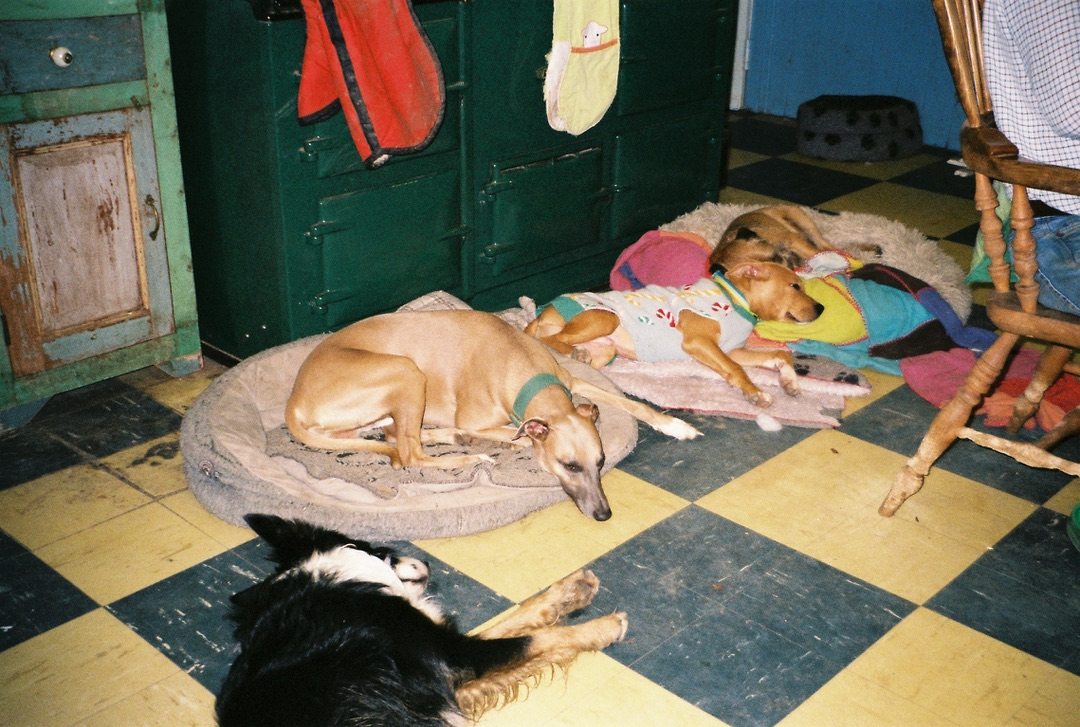
#> input picture Images/dogs.jpeg, 1080 x 727 px, found by its file name
$ jupyter execute intro.ipynb
#> lines starting #> are read from the running program, lines starting #| are printed output that depends on the picture
### Introduction Code ###

Code primarily used to demonstrate different colour encodings, and image save formats. Images are of my 4 dogs, Monty, Beanie, Balhu, and Arlo.

(No dogs were harmed in the making of this project!)

[cell 1]
# import packages
import cv2
import numpy as np
import matplotlib.pyplot as plt
import os

[cell 2]
# load image (BGR -> RGB)
image_path = "dogs.jpeg"
bgr = cv2.imread(image_path)
#> bgr is the input picture: shape (727, 1080, 3); mean B, G, R 89.8, 109.5, 116.2
rgb = cv2.cvtColor(bgr, cv2.COLOR_BGR2RGB)

# convert to HSV
hsv = cv2.cvtColor(rgb, cv2.COLOR_RGB2HSV)
#> hsv: shape (727, 1080, 3); mean H, S, V 50.1, 101.3, 127.6

# split channels
r, g, b = cv2.split(rgb)
h, s, v = cv2.split(hsv)
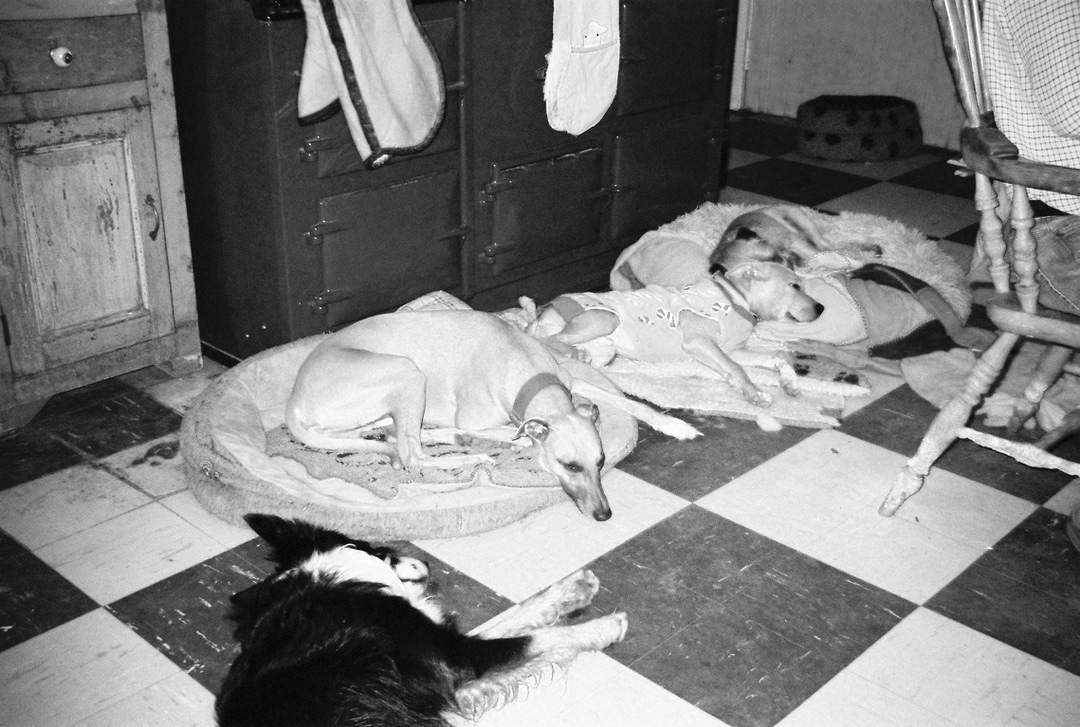
#> v: shape (727, 1080); min 1, max 255, mean 127.6

# create colour-specific RGB channels

red_img = np.zeros_like(rgb)
green_img = np.zeros_like(rgb)
blue_img = np.zeros_like(rgb)

red_img[:, :, 0] = r
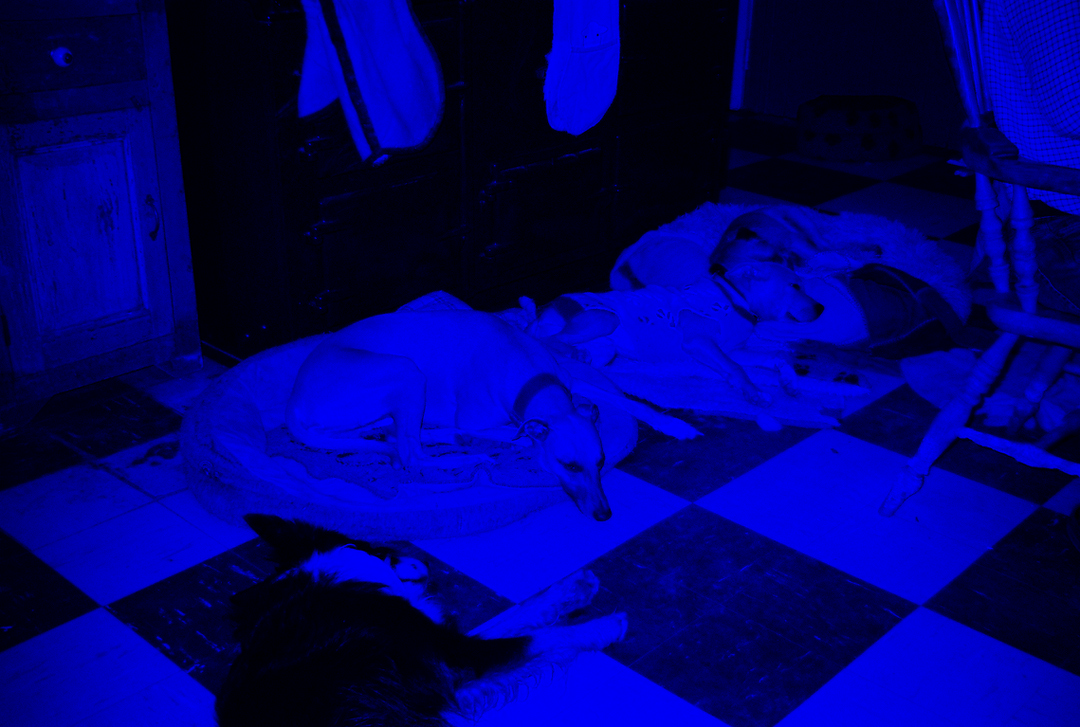
#> red_img: shape (727, 1080, 3); mean of channels 0, 1, 2 116.2, 0, 0; drawn as B, G, R
green_img[:, :, 1] = g
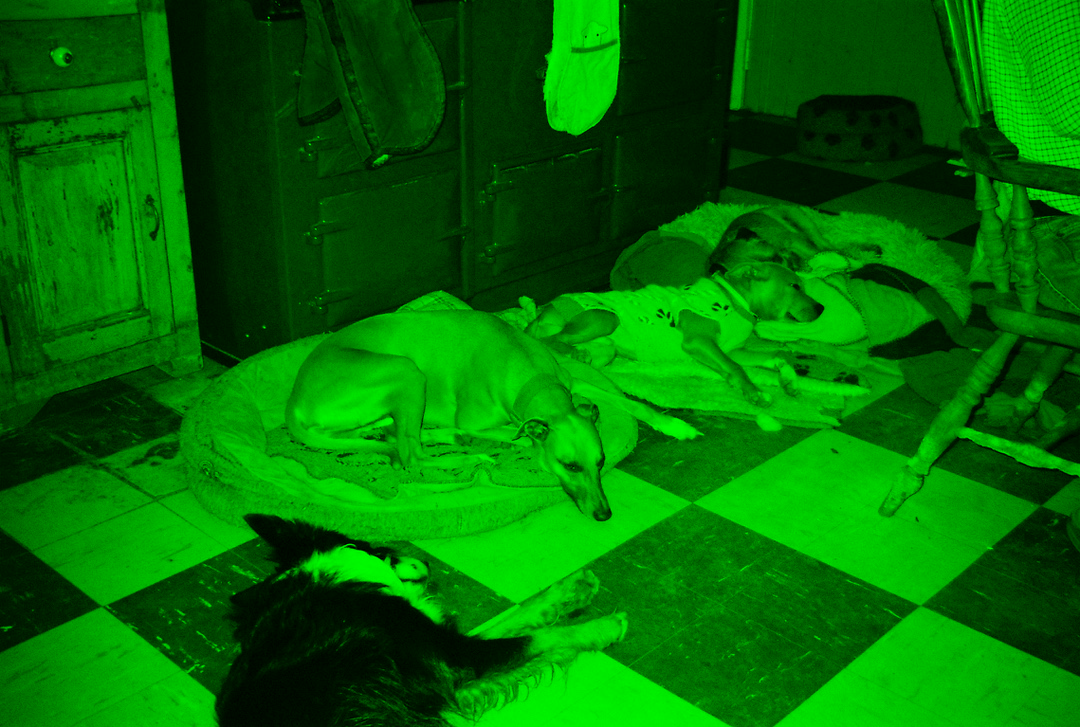
#> green_img: shape (727, 1080, 3); mean of channels 0, 1, 2 0, 109.5, 0; drawn as B, G, R
blue_img[:, :, 2] = b
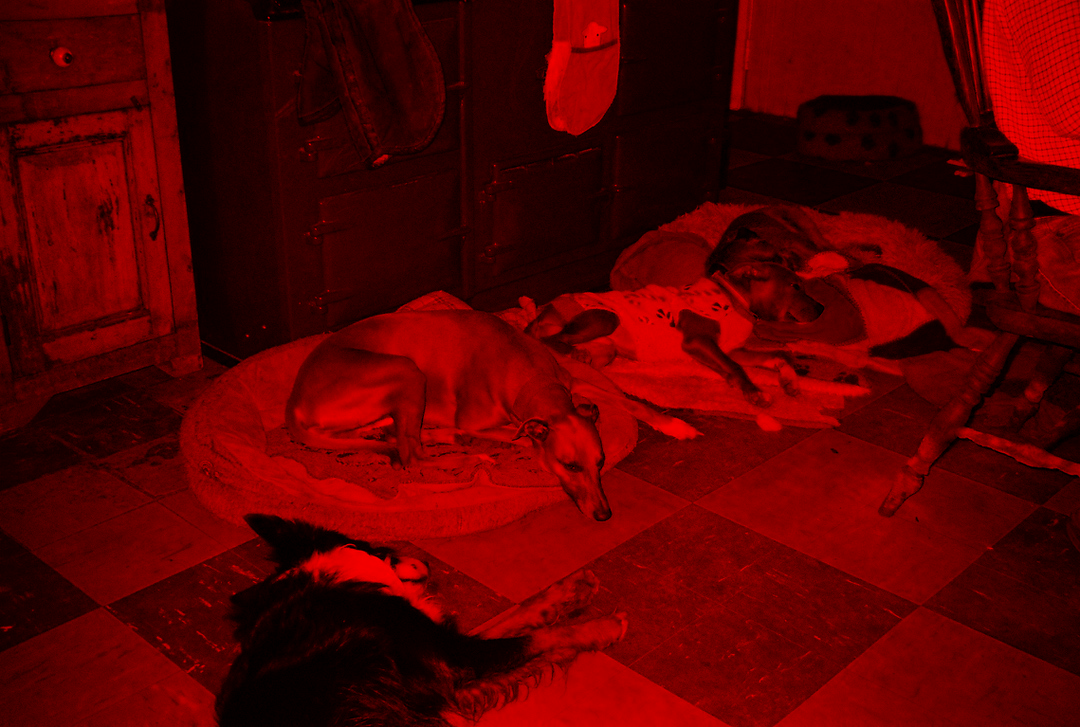
#> blue_img: shape (727, 1080, 3); mean of channels 0, 1, 2 0, 0, 89.8; drawn as B, G, R

# plot side-by-side for comparison.
fig, axes = plt.subplots(2, 4, figsize=(14, 7))

# RGB row
axes[0, 0].imshow(red_img)
axes[0, 0].set_title("Red channel")

axes[0, 1].imshow(green_img)
axes[0, 1].set_title("Green channel")

axes[0, 2].imshow(blue_img)
axes[0, 2].set_title("Blue channel")

axes[0, 3].imshow(rgb)
axes[0, 3].set_title("RGB image")

# HSV row
axes[1, 0].imshow(h, cmap="hsv")
axes[1, 0].set_title("Hue channel")

axes[1, 1].imshow(s, cmap="gray")
axes[1, 1].set_title("Saturation channel")

axes[1, 2].imshow(v, cmap="gray")
axes[1, 2].set_title("Value channel")

axes[1, 3].imshow(rgb)
axes[1, 3].set_title("HSV image (displayed in RGB)")

# formatting
for ax in axes.flatten():
    ax.axis("off")

plt.tight_layout()
plt.show()

[cell 3]
# save lossy vs lossless images
lossless_path = "dogs_lossless.png"
lossy_path = "dogs_lossy.jpg"

# lossless PNG
cv2.imwrite(lossless_path, bgr)

# extremely lossy JPEG (very low quality)
cv2.imwrite(lossy_path, bgr, [cv2.IMWRITE_JPEG_QUALITY, 1])

# reload images
lossless_rgb = cv2.cvtColor(cv2.imread(lossless_path), cv2.COLOR_BGR2RGB)
lossy_rgb = cv2.cvtColor(cv2.imread(lossy_path), cv2.COLOR_BGR2RGB)
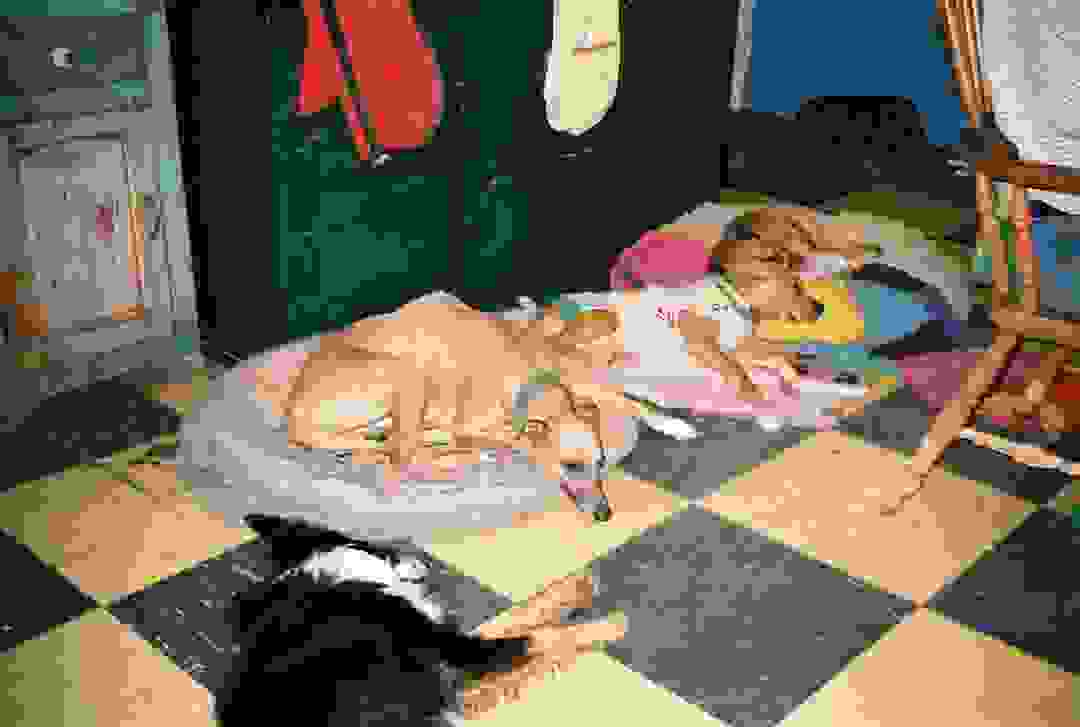
#> lossy_rgb: shape (727, 1080, 3); mean R, G, B 118.3, 107.9, 91.8

# file sizes (for annotation)
orig_size = os.path.getsize(image_path) / 1024
lossless_size = os.path.getsize(lossless_path) / 1024
lossy_size = os.path.getsize(lossy_path) / 1024

# plot comparison
fig, axes = plt.subplots(1, 3, figsize=(15, 5))

axes[0].imshow(rgb)
axes[0].set_title(f"Original\n{orig_size:.1f} KB")

axes[1].imshow(lossless_rgb)
axes[1].set_title(f"Lossless PNG\n{lossless_size:.1f} KB")

axes[2].imshow(lossy_rgb)
axes[2].set_title(f"Lossy JPEG\n{lossy_size:.1f} KB")

for ax in axes:
    ax.axis("off")

plt.tight_layout()
plt.show()

$ run again, with Images/IMG_5643.jpeg copied over Images/dogs.jpeg
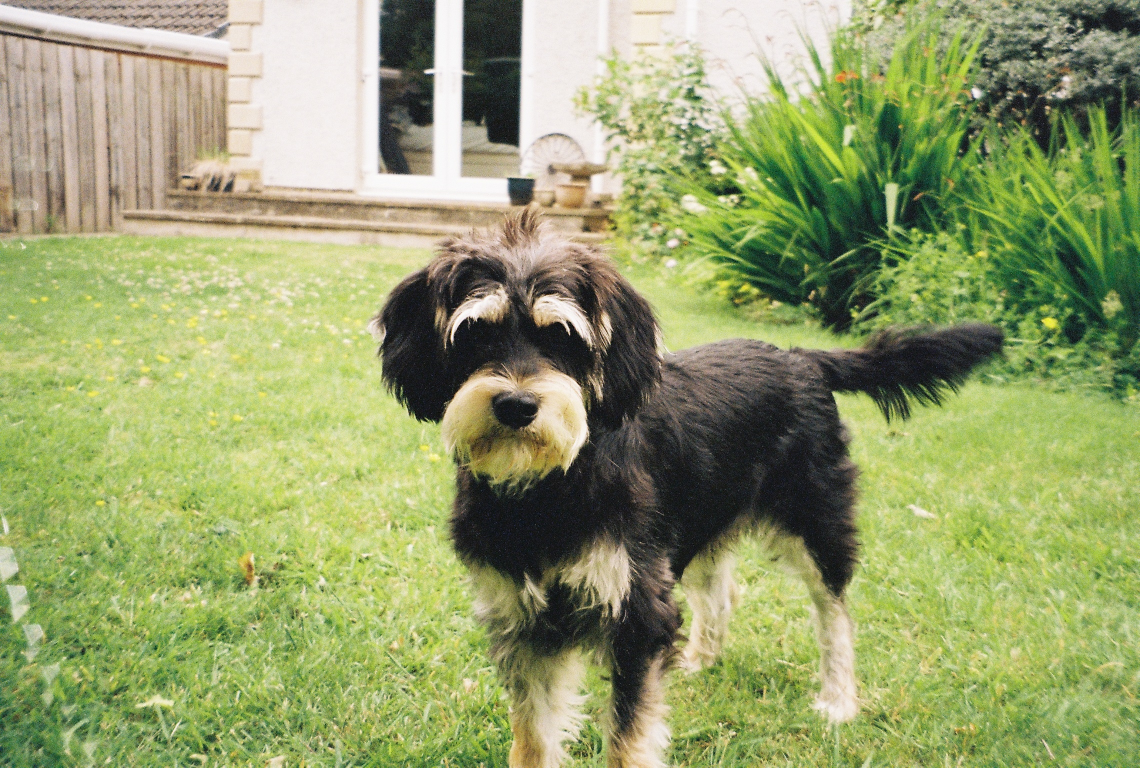
#> input picture Images/IMG_5643.jpeg, 2279 x 1535 px, found by its file name (shown at 1/2 size)
#> bgr is the input picture: shape (1535, 2279, 3); mean B, G, R 107.9, 159.4, 149.2
#> hsv: shape (1535, 2279, 3); mean H, S, V 40.4, 87.7, 163.1
#> `blue_img[:, :, 2] = b`:
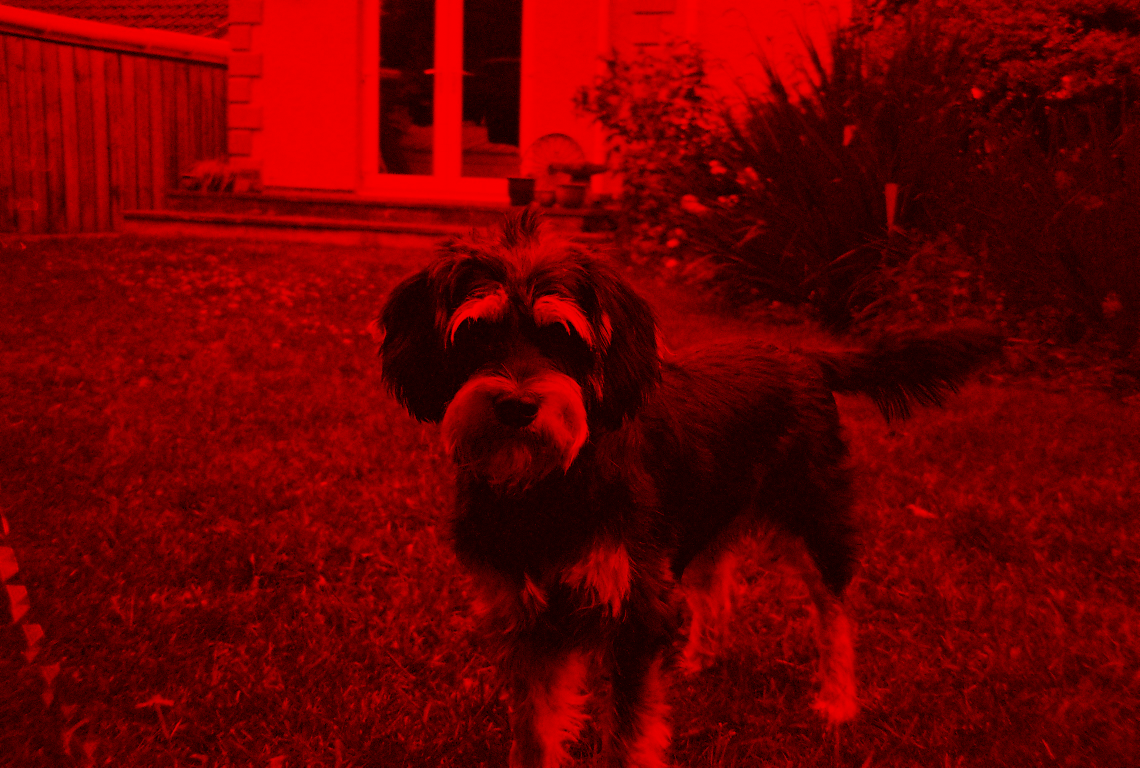
#> blue_img: shape (1535, 2279, 3) (shown at 1/2 size); mean of channels 0, 1, 2 0, 0, 107.9; drawn as B, G, R
#> `lossy_rgb = cv2.cvtColor(cv2.imread(lossy_path), cv2.COLOR_BGR2RGB)`:
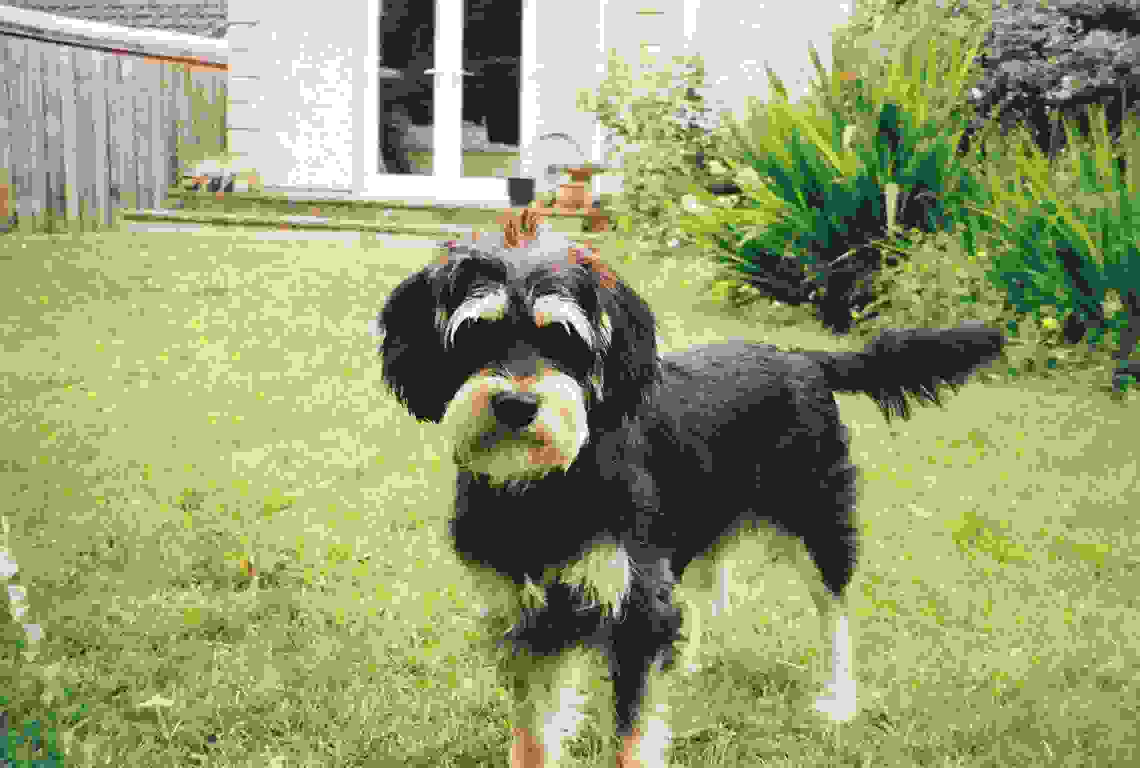
#> lossy_rgb: shape (1535, 2279, 3) (shown at 1/2 size); mean R, G, B 149, 158.2, 112.2
